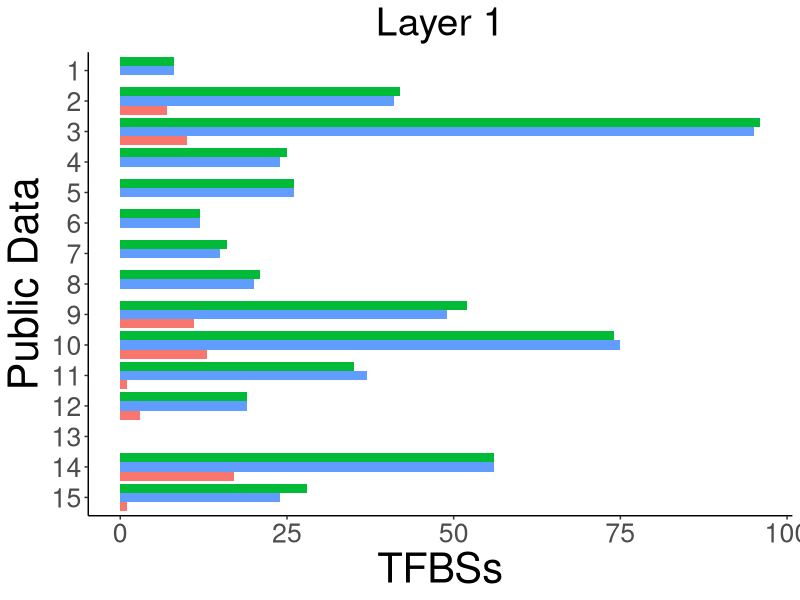

Write the R code that produced this figure.
library(ggplot2)
library(ggsci)

#levels(x$sample)

x <- data.frame(
    data   = c("1", "2", "3", "4", "5", "6", "7", "8", "9", "10", "11", "12", "13", "14", "15", "1", "2", "3", "4", "5", "6", "7", "8", "9", "10", "11", "12", "13", "14", "15", "1", "2", "3", "4", "5", "6", "7", "8", "9", "10", "11", "12", "13", "14", "15"),
    sample = c("Promoter","Promoter","Promoter","Promoter","Promoter","Promoter","Promoter","Promoter","Promoter","Promoter","Promoter","Promoter","Promoter","Promoter","Promoter","Enhancer","Enhancer","Enhancer","Enhancer","Enhancer","Enhancer","Enhancer","Enhancer","Enhancer","Enhancer","Enhancer","Enhancer","Enhancer","Enhancer","Enhancer","Promoter.Enhancer","Promoter.Enhancer","Promoter.Enhancer","Promoter.Enhancer","Promoter.Enhancer","Promoter.Enhancer","Promoter.Enhancer","Promoter.Enhancer","Promoter.Enhancer","Promoter.Enhancer","Promoter.Enhancer","Promoter.Enhancer","Promoter.Enhancer","Promoter.Enhancer","Promoter.Enhancer" ),
    number = c(0,7,10,0,0,0,0,0,11,13,1,3,0,17,1,8,41,95,24,26,12,15,20,49,75,37,19,0,56,24,8,42,96,25,26,12,16,21,52,74,35,19,0,56,28)
    )
    x$sample <- factor(x$sample, levels = unique(x$sample))

g <- ggplot(x, aes(x = data, y = number, fill = sample)) +
    geom_bar(stat = "identity", position = "dodge") +
    scale_x_discrete(limit=c('15','14','13','12','11','10','9','8','7','6','5','4','3','2','1')) +
    coord_flip() +
    labs(title = "Layer 1", x = "Public Data", y = "TFBSs", fill = "") +
    guides(fill = guide_legend(reverse = TRUE)) +
    scale_fill_manual(labels = c("Promoter", "Enhancer","Promoter/Enhancer"), values = c("#F8766D","#619CFF", "#00BA38")) +
    theme_classic() +
    theme(legend.position = "none")

g2 <- g +
      theme(plot.title = element_text(size = 28, hjust = 0.5), axis.title=element_text(size= 30), text = element_text(size = 24))
plot(g2)
